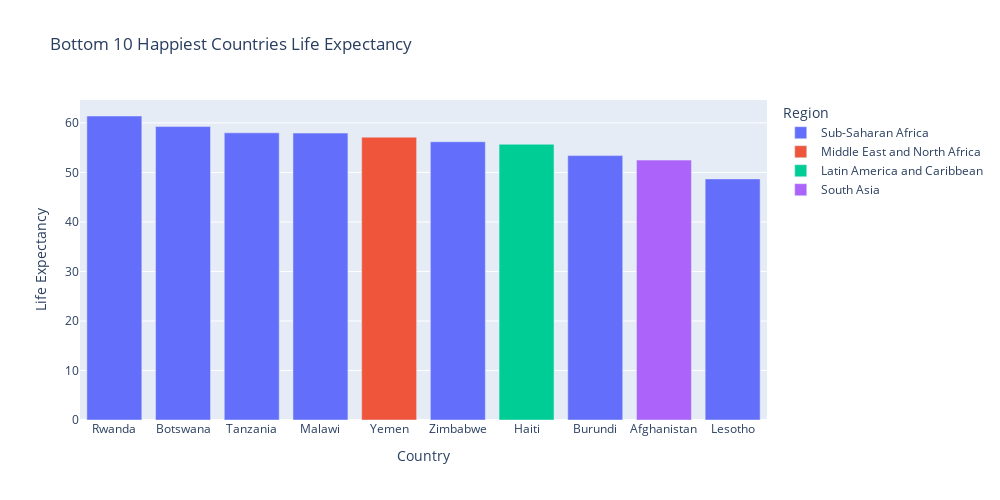

The notebook cell saved with this chart:
### Markdown cell above
### Bottom 10 Happiest Countries Life Expectancy

### Code cell
fig = px.bar(
    df2.tail(10),
    x='country',
    y='healthy_life_expectancy',
    title='Bottom 10 Happiest Countries Life Expectancy',
    labels={
        'happiness_score': 'Happiness Score',
        'country': 'Country',
        'healthy_life_expectancy': 'Life Expectancy',
        'regional_indicator': 'Region'
    },
    color='regional_indicator',
    hover_data=['happiness_score', 'regional_indicator']
)
fig.layout.height = 500
fig.layout.width = 1000
fig.update_layout(xaxis={'categoryorder': 'total descending'})
fig.show()

### Figure 1 — Plotly figure (JSON) as saved in the notebook; plotly's stock layout.template omitted (floating-point values rounded to 4 significant figures)
{"data": [{"alignmentgroup": "True", "customdata": [[3.775, "Sub-Saharan Africa"], [3.623, "Sub-Saharan Africa"], [3.6, "Sub-Saharan Africa"], [3.512, "Sub-Saharan Africa"], [3.467, "Sub-Saharan Africa"], [3.415, "Sub-Saharan Africa"], [3.145, "Sub-Saharan Africa"]], "hovertemplate": "Region=%{customdata[1]}<br>Country=%{x}<br>Life Expectancy=%{y}<br>Happiness Score=%{customdata[0]}<extra></extra>", "legendgroup": "Sub-Saharan Africa", "marker": {"color": "#636efa", "pattern": {"shape": ""}}, "name": "Sub-Saharan Africa", "offsetgroup": "Sub-Saharan Africa", "orientation": "v", "showlegend": true, "textposition": "auto", "type": "bar", "x": ["Burundi", "Tanzania", "Malawi", "Lesotho", "Botswana", "Rwanda", "Zimbabwe"], "xaxis": "x", "y": [53.4, 58.0, 57.95, 48.7, 59.27, 61.4, 56.2], "yaxis": "y"}, {"alignmentgroup": "True", "customdata": [[3.658, "Middle East and North Africa"]], "hovertemplate": "Region=%{customdata[1]}<br>Country=%{x}<br>Life Expectancy=%{y}<br>Happiness Score=%{customdata[0]}<extra></extra>", "legendgroup": "Middle East and North Africa", "marker": {"color": "#EF553B", "pattern": {"shape": ""}}, "name": "Middle East and North Africa", "offsetgroup": "Middle East and North Africa", "orientation": "v", "showlegend": true, "textposition": "auto", "type": "bar", "x": ["Yemen"], "xaxis": "x", "y": [57.12], "yaxis": "y"}, {"alignmentgroup": "True", "customdata": [[3.615, "Latin America and Caribbean"]], "hovertemplate": "Region=%{customdata[1]}<br>Country=%{x}<br>Life Expectancy=%{y}<br>Happiness Score=%{customdata[0]}<extra></extra>", "legendgroup": "Latin America and Caribbean", "marker": {"color": "#00cc96", "pattern": {"shape": ""}}, "name": "Latin America and Caribbean", "offsetgroup": "Latin America and Caribbean", "orientation": "v", "showlegend": true, "textposition": "auto", "type": "bar", "x": ["Haiti"], "xaxis": "x", "y": [55.7], "yaxis": "y"}, {"alignmentgroup": "True", "customdata": [[2.523, "South Asia"]], "hovertemplate": "Region=%{customdata[1]}<br>Country=%{x}<br>Life Expectancy=%{y}<br>Happiness Score=%{customdata[0]}<extra></extra>", "legendgroup": "South Asia", "marker": {"color": "#ab63fa", "pattern": {"shape": ""}}, "name": "South Asia", "offsetgroup": "South Asia", "orientation": "v", "showlegend": true, "textposition": "auto", "type": "bar", "x": ["Afghanistan"], "xaxis": "x", "y": [52.49], "yaxis": "y"}], "layout": {"barmode": "relative", "height": 500, "legend": {"title": {"text": "Region"}, "tracegroupgap": 0}, "title": {"text": "Bottom 10 Happiest Countries Life Expectancy"}, "width": 1000, "xaxis": {"anchor": "y", "categoryorder": "total descending", "domain": [0, 1], "title": {"text": "Country"}}, "yaxis": {"anchor": "x", "domain": [0, 1], "title": {"text": "Life Expectancy"}}}}
